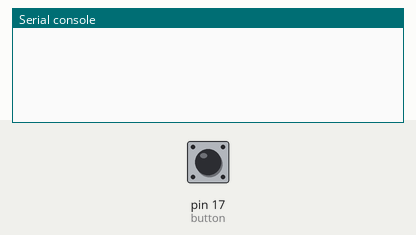
This program was run on a simulated MicroPython board. On the bench: the last lines printed to the serial console. Inputs (shaded band) come from the test bench; at power-on: pin 17 (button) HIGH.

Above: at 1.2 s.
1.3 s: pin 17 (button) pulled LOW for 0.15 s
At 2.3 s:
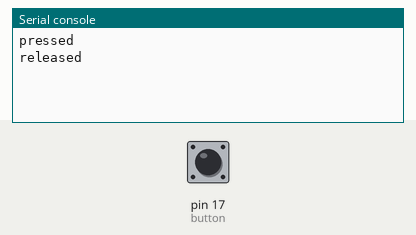
2.9 s: pin 17 (button) pulled LOW for 1 s
At 3.8 s:
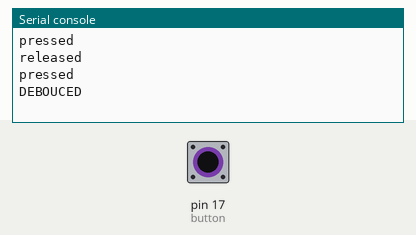

The program:

button.py
```python
from machine import Pin
import time


class Button:
    """Read an active-low button with an internal pull-up resistor."""

    def __init__(self, pin_number):
        self.pin = Pin(pin_number, Pin.IN, Pin.PULL_UP)
        self._raw_value = self.pin.value()
        self._stable_value = self._raw_value
        self._last_change = time.ticks_ms()

    def is_pressed(self):
        """Return True while the button is pressed."""
        return not self.pin.value()

    def is_released(self):
        """Return True while the button is released."""
        return self.pin.value()

    def read_button_state(self):
        """Return 'pressed' or 'released'."""
        if self.pin.value():
            state = "released"
        else:
            state = "pressed"

        return state

    def was_pressed(self, debounce_ms=20):
        """Return True once when a stable press is detected."""
        raw_value = self.pin.value()
        if raw_value != self._raw_value:
            self._raw_value = raw_value
            self._last_change = time.ticks_ms()

        elapsed = time.ticks_diff(time.ticks_ms(), self._last_change)
        if elapsed >= debounce_ms and raw_value != self._stable_value:
            self._stable_value = raw_value
            return raw_value == 0

        return False


if __name__ == "__main__":
    button = Button(17)
    current_state = button.read_button_state()
    while True:
        if button.read_button_state() != current_state:
            print(button.read_button_state())
            current_state = button.read_button_state()

        if button.was_pressed(200):
            print("DEBOUCED")

        time.sleep_ms(1)
```

Measured:
- after the input at 1.3 s, the serial console: prints a new line at once (image 1)
- after the input at 2.9 s, the serial console: prints a new line after 0.20 s (image 2)
